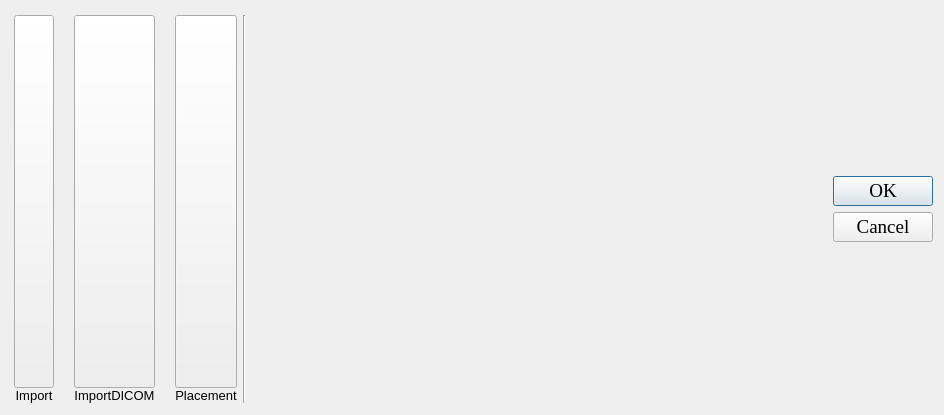
<?xml version="1.0" encoding="UTF-8"?>
<ui version="4.0">
 <class>qSlicerRepairTabWidget</class>
 <widget class="QWidget" name="qSlicerRepairTabWidget">
  <property name="geometry">
   <rect>
    <x>0</x>
    <y>0</y>
    <width>944</width>
    <height>415</height>
   </rect>
  </property>
  <property name="windowTitle">
   <string>Form</string>
  </property>
  <layout class="QGridLayout" name="gridLayout">
   <property name="leftMargin">
    <number>0</number>
   </property>
   <property name="topMargin">
    <number>3</number>
   </property>
   <property name="rightMargin">
    <number>0</number>
   </property>
   <property name="bottomMargin">
    <number>2</number>
   </property>
   <item row="0" column="0">
    <widget class="QWidget" name="widget_5" native="true">
     <layout class="QGridLayout" name="gridLayout_4">
      <property name="leftMargin">
       <number>5</number>
      </property>
      <property name="topMargin">
       <number>3</number>
      </property>
      <property name="rightMargin">
       <number>0</number>
      </property>
      <property name="bottomMargin">
       <number>1</number>
      </property>
      <item row="0" column="0">
       <layout class="QGridLayout" name="gridLayout_3">
        <property name="rightMargin">
         <number>11</number>
        </property>
        <property name="verticalSpacing">
         <number>0</number>
        </property>
        <item row="0" column="0">
         <widget class="QWidget" name="repairControlwidget" native="true">
          <layout class="QHBoxLayout" name="horizontalLayout">
           <item>
            <layout class="QVBoxLayout" name="verticalLayout_4">
             <property name="spacing">
              <number>0</number>
             </property>
             <item>
              <layout class="QHBoxLayout" name="horizontalLayout_3">
               <property name="spacing">
                <number>20</number>
               </property>
               <item>
                <layout class="QGridLayout" name="gridLayout_16">
                 <property name="spacing">
                  <number>0</number>
                 </property>
                 <item row="0" column="0">
                  <widget class="QPushButton" name="importDentureButton">
                   <property name="sizePolicy">
                    <sizepolicy hsizetype="Preferred" vsizetype="Expanding">
                     <horstretch>0</horstretch>
                     <verstretch>0</verstretch>
                    </sizepolicy>
                   </property>
                   <property name="minimumSize">
                    <size>
                     <width>0</width>
                     <height>0</height>
                    </size>
                   </property>
                   <property name="text">
                    <string/>
                   </property>
                   <property name="icon">
                    <iconset resource="../qSlicerRepairModule.qrc">
                     <normaloff>:/Icons/15.png</normaloff>:/Icons/15.png</iconset>
                   </property>
                   <property name="iconSize">
                    <size>
                     <width>80</width>
                     <height>80</height>
                    </size>
                   </property>
                  </widget>
                 </item>
                 <item row="1" column="0">
                  <widget class="QLabel" name="label_4">
                   <property name="maximumSize">
                    <size>
                     <width>16777215</width>
                     <height>16777215</height>
                    </size>
                   </property>
                   <property name="text">
                    <string>&lt;!DOCTYPE HTML PUBLIC &quot;-//W3C//DTD HTML 4.0//EN&quot; &quot;http://www.w3.org/TR/REC-html40/strict.dtd&quot;&gt;
&lt;html&gt;&lt;head&gt;&lt;meta name=&quot;qrichtext&quot; content=&quot;1&quot; /&gt;&lt;style type=&quot;text/css&quot;&gt;
p, li { white-space: pre-wrap; }
&lt;/style&gt;&lt;/head&gt;&lt;body style=&quot; font-family:'SimSun'; font-size:9pt; font-weight:400; font-style:normal;&quot;&gt;
&lt;p align=&quot;center&quot; style=&quot; margin-top:0px; margin-bottom:0px; margin-left:0px; margin-right:0px; -qt-block-indent:0; text-indent:0px;&quot;&gt;&lt;span style=&quot; font-family:'Times New Roman'; font-size:10pt;&quot;&gt;Import&lt;/span&gt;&lt;/p&gt;&lt;/body&gt;&lt;/html&gt;</string>
                   </property>
                   <property name="alignment">
                    <set>Qt::AlignCenter</set>
                   </property>
                  </widget>
                 </item>
                </layout>
               </item>
               <item>
                <layout class="QGridLayout" name="gridLayout_17">
                 <property name="spacing">
                  <number>0</number>
                 </property>
                 <item row="0" column="0">
                  <widget class="QPushButton" name="importDentureDICOMButton">
                   <property name="sizePolicy">
                    <sizepolicy hsizetype="Preferred" vsizetype="Expanding">
                     <horstretch>0</horstretch>
                     <verstretch>0</verstretch>
                    </sizepolicy>
                   </property>
                   <property name="minimumSize">
                    <size>
                     <width>0</width>
                     <height>0</height>
                    </size>
                   </property>
                   <property name="text">
                    <string/>
                   </property>
                   <property name="icon">
                    <iconset resource="../qSlicerRepairModule.qrc">
                     <normaloff>:/Icons/15.png</normaloff>:/Icons/15.png</iconset>
                   </property>
                   <property name="iconSize">
                    <size>
                     <width>80</width>
                     <height>80</height>
                    </size>
                   </property>
                  </widget>
                 </item>
                 <item row="1" column="0">
                  <widget class="QLabel" name="label_5">
                   <property name="maximumSize">
                    <size>
                     <width>16777215</width>
                     <height>16777215</height>
                    </size>
                   </property>
                   <property name="text">
                    <string>&lt;!DOCTYPE HTML PUBLIC &quot;-//W3C//DTD HTML 4.0//EN&quot; &quot;http://www.w3.org/TR/REC-html40/strict.dtd&quot;&gt;
&lt;html&gt;&lt;head&gt;&lt;meta name=&quot;qrichtext&quot; content=&quot;1&quot; /&gt;&lt;style type=&quot;text/css&quot;&gt;
p, li { white-space: pre-wrap; }
&lt;/style&gt;&lt;/head&gt;&lt;body style=&quot; font-family:'SimSun'; font-size:9pt; font-weight:400; font-style:normal;&quot;&gt;
&lt;p align=&quot;center&quot; style=&quot; margin-top:0px; margin-bottom:0px; margin-left:0px; margin-right:0px; -qt-block-indent:0; text-indent:0px;&quot;&gt;&lt;span style=&quot; font-family:'Times New Roman'; font-size:10pt;&quot;&gt;ImportDICOM&lt;/span&gt;&lt;/p&gt;&lt;/body&gt;&lt;/html&gt;</string>
                   </property>
                   <property name="alignment">
                    <set>Qt::AlignCenter</set>
                   </property>
                  </widget>
                 </item>
                </layout>
               </item>
               <item>
                <layout class="QGridLayout" name="gridLayout_7">
                 <property name="spacing">
                  <number>0</number>
                 </property>
                 <item row="0" column="0">
                  <widget class="QPushButton" name="denturePlacementButton">
                   <property name="sizePolicy">
                    <sizepolicy hsizetype="Preferred" vsizetype="Expanding">
                     <horstretch>0</horstretch>
                     <verstretch>0</verstretch>
                    </sizepolicy>
                   </property>
                   <property name="minimumSize">
                    <size>
                     <width>40</width>
                     <height>0</height>
                    </size>
                   </property>
                   <property name="text">
                    <string/>
                   </property>
                   <property name="icon">
                    <iconset resource="../qSlicerRepairModule.qrc">
                     <normaloff>:/Icons/14.png</normaloff>:/Icons/14.png</iconset>
                   </property>
                   <property name="iconSize">
                    <size>
                     <width>80</width>
                     <height>80</height>
                    </size>
                   </property>
                  </widget>
                 </item>
                 <item row="1" column="0">
                  <widget class="QLabel" name="label_6">
                   <property name="text">
                    <string>&lt;!DOCTYPE HTML PUBLIC &quot;-//W3C//DTD HTML 4.0//EN&quot; &quot;http://www.w3.org/TR/REC-html40/strict.dtd&quot;&gt;
&lt;html&gt;&lt;head&gt;&lt;meta name=&quot;qrichtext&quot; content=&quot;1&quot; /&gt;&lt;style type=&quot;text/css&quot;&gt;
p, li { white-space: pre-wrap; }
&lt;/style&gt;&lt;/head&gt;&lt;body style=&quot; font-family:'SimSun'; font-size:9pt; font-weight:400; font-style:normal;&quot;&gt;
&lt;p align=&quot;center&quot; style=&quot; margin-top:0px; margin-bottom:0px; margin-left:0px; margin-right:0px; -qt-block-indent:0; text-indent:0px;&quot;&gt;&lt;span style=&quot; font-family:'Times New Roman'; font-size:10pt;&quot;&gt;Placement&lt;/span&gt;&lt;/p&gt;&lt;/body&gt;&lt;/html&gt;</string>
                   </property>
                   <property name="alignment">
                    <set>Qt::AlignCenter</set>
                   </property>
                  </widget>
                 </item>
                </layout>
               </item>
              </layout>
             </item>
            </layout>
           </item>
           <item>
            <widget class="Line" name="line_7">
             <property name="orientation">
              <enum>Qt::Vertical</enum>
             </property>
            </widget>
           </item>
           <item>
            <spacer name="horizontalSpacer">
             <property name="orientation">
              <enum>Qt::Horizontal</enum>
             </property>
             <property name="sizeHint" stdset="0">
              <size>
               <width>40</width>
               <height>20</height>
              </size>
             </property>
            </spacer>
           </item>
          </layout>
         </widget>
        </item>
        <item row="0" column="1">
         <widget class="QDialogButtonBox" name="buttonBox">
          <property name="sizePolicy">
           <sizepolicy hsizetype="Expanding" vsizetype="Expanding">
            <horstretch>0</horstretch>
            <verstretch>0</verstretch>
           </sizepolicy>
          </property>
          <property name="minimumSize">
           <size>
            <width>0</width>
            <height>100</height>
           </size>
          </property>
          <property name="maximumSize">
           <size>
            <width>100</width>
            <height>16777215</height>
           </size>
          </property>
          <property name="font">
           <font>
            <family>Times New Roman</family>
            <pointsize>14</pointsize>
           </font>
          </property>
          <property name="orientation">
           <enum>Qt::Vertical</enum>
          </property>
          <property name="standardButtons">
           <set>QDialogButtonBox::Cancel|QDialogButtonBox::Ok</set>
          </property>
          <property name="centerButtons">
           <bool>true</bool>
          </property>
         </widget>
        </item>
       </layout>
      </item>
     </layout>
    </widget>
   </item>
  </layout>
 </widget>
 <resources>
  <include location="../qSlicerRepairModule.qrc"/>
 </resources>
 <connections/>
</ui>
